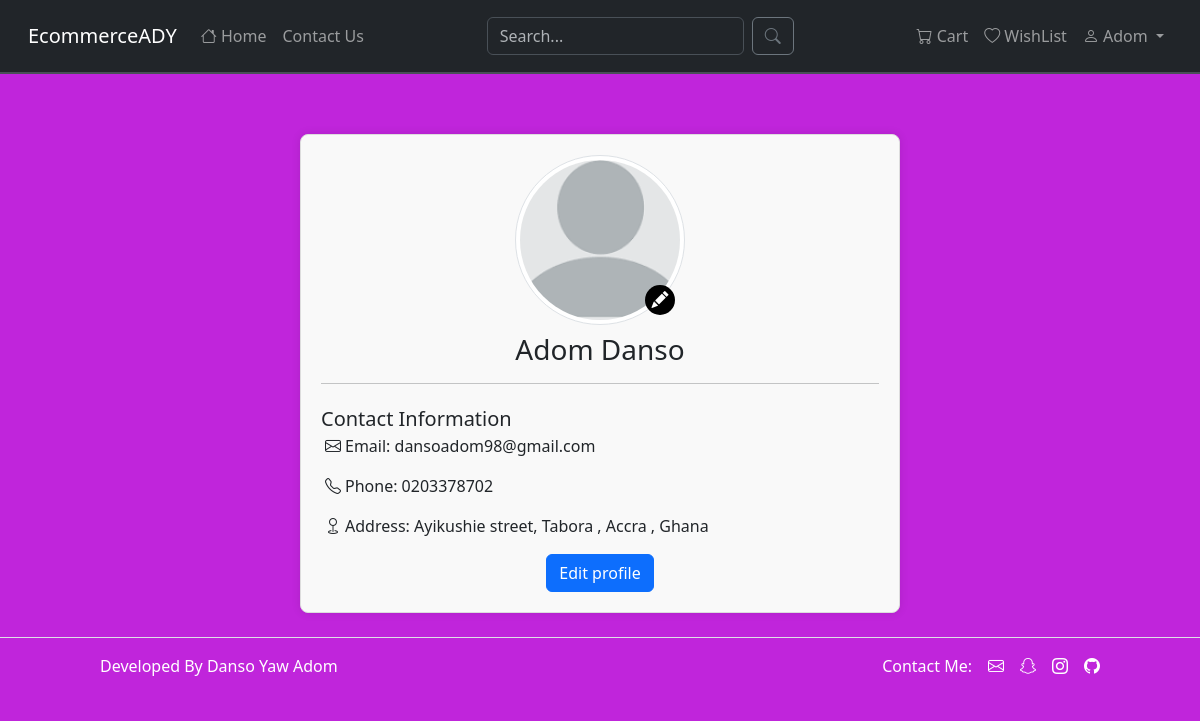
The app's page /profile (signed in) with its own data.
### ecommerce/models.py (models this page shows, shortened)
class User(db.Model, UserMixin):
	id = db.Column(db.Integer, primary_key=True)
	first_name = db.Column(db.String(120), nullable=False)
	last_name = db.Column(db.String(120), nullable=False)
	email = db.Column(db.String(50), unique=True, nullable=False)
	password = db.Column(db.String(120), nullable=False)
	timestamp = db.Column(db.DateTime, default=datetime.utcnow, nullable=False)
	cart = db.relationship('Cart', backref='user', lazy=True)
	wish_list = db.relationship('WishList', backref='user', lazy=True)
	orders = db.relationship('Orders', backref='user', lazy=True)
	role = db.Column(db.String(50), nullable=False, default='normal')
	phone = db.Column(db.String(120), nullable=True)
	address = db.Column(db.String(120), nullable=True)
	address2 = db.Column(db.String(120), nullable=True)
	city = db.Column(db.String(120), nullable=True)
	zip_code = db.Column(db.String(120), nullable=True)
	country = db.Column(db.String(120), nullable=True)

### ecommerce/views.py (the view)
@views.route('/profile')
@login_required
def profile():
    return render_template('views/profile.html')

### ecommerce/__init__.py (called while the page is built)
def create_app():
	app = Flask(__name__)
	app.config.from_object('config.DevelopmentConfig')
	from .admin import MyAdminIndexView
	db.init_app(app)
	login_manager.init_app(app)
	login_manager.login_view = "auth.login"
	login_manager.login_message = "Please login in to continue"
	login_manager.session_protection = "strong"
	admin_panel.init_app(app, index_view=MyAdminIndexView())
	from .views import views
	from .auth import auth
	from .errors import errors
	app.register_blueprint(views, url_prefix='/')
	app.register_blueprint(errors, url_prefix='/')
	app.register_blueprint(auth, url_prefix='/auth')
	from .models import Product, User, Cart, WishList, Orders
	with app.app_context():
	    db.create_all()
	@login_manager.user_loader
	def load_user(user_id):
	    return User.query.get(user_id)
	return app

### ecommerce/views.py (called while the page is built)
@views.app_context_processor
def base():
	cart_no = 0
	if current_user.is_authenticated:
		cart_items = db.session.execute(db.select(Cart).filter(Cart.user_id == current_user.id)).scalars()
		cart_no = len(list(cart_items))
	return dict(cart_no=cart_no)

### ecommerce/templates/views/profile.html (shortened to what this page needs)
{% extends 'views/base.html' %}
{% block content %}
<div class="container">
    <div class="profile-card mt-5">
        <div class="">
            <div class="container-fluid d-flex justify-content-around">
                <div class="profile-image-container positon-relative">
                    <img src="{{ url_for('static', filename='images/no-image.png') }}" class="img-fluid img-thumbnail profile-image" alt="Profile Picture">
                    <form method="POST">
                        <label for="fileInput" class="file-label">
                            <i class="bi bi-pencil-fill"></i>
                        </label>
                    </form>
                </div>
            </div>
            <div class="d-block text-wrap">
                <h3 class="mt-2">{{ current_user.first_name }}{% if current_user.last_name %} {{ current_user.last_name }} {% endif %} </h3>
            </div>
        </div>
        <hr>
        <div class="profile-details text-start">
            <span class="fs-5 fw-medium">Contact Information</span>
            <p><i class="bi bi-envelope mx-1"></i><span>Email: </span><span class="fw-light">{{ current_user.email }}</span></p>
            <p>
                <i class="bi bi-telephone mx-1"></i><span>Phone: </span>
                <span class="fw-light">
                    {% if current_user.phone %}
                        {{ current_user.phone }}
                    {% else %}
                        None
                    {% endif %}
                </span>
            </p>
            <p>
                <i class="bi bi-geo mx-1"></i><span>Address: </span>
                <span class="fw-light">
                    {% if current_user.address %}
                        {{ current_user.address }},
                    {% else %}
                        Address not specified
                    {% endif %}
                    {% if current_user.city %}
                        {{ current_user.city }},
                    {% endif %}
                    {% if current_user.country %}
                        {{ current_user.country }}
                    {% endif %}
                </span>
            </p>
        </div>
        <div>
            <a href="{{ url_for('views.edit_profile') }}" class="btn btn-primary">
                Edit profile
            </a>
        </div>
    </div>
</div>
{% endblock content %}

### ecommerce/templates/views/_navbar.html (shortened to what this page needs)
<div class="navbar navbar-expand-md navbar-dark bg-dark fixed-top p-3 border-bottom border-2">
  <div class="container-fluid">
    <a class="navbar-brand" href="{{ url_for('views.home') }}">EcommerceADY</a>
    <div class="collapse navbar-collapse" id="navbarSupportedContent">
      <ul class="navbar-nav me-auto mb-2 mb-lg-0">
        <li class="nav-item">
          <a class="nav-link" href="{{ url_for('views.home') }}">
            <i class="bi bi-house"></i> Home
          </a>
        </li>
        <li class="nav-item">
          <a class="nav-link" href="#">
            Contact Us
          </a>
        </li>
      </ul>
      <form class="d-flex" method="POST" action="{{ url_for('views.search') }}">
        <input class="form-control me-2" type="text" name="search" placeholder="Search..." aria-label="Search">
        <button class="btn btn-outline-secondary" type="submit">
          <i class="bi bi-search"></i>
        </button>
      </form>
      <ul class="navbar-nav ms-auto mb-2 mb-lg-0">
        {% if current_user.is_authenticated %}
        <li class="nav-item">
          <a class="nav-link" href="{{ url_for('views.cart') }}">
            <i class="bi bi-cart"></i> Cart
          </a>
        </li>
        <li class="nav-item">
          <a class="nav-link" href="{{ url_for('views.wishlist') }}">
            <i class="bi bi-heart"></i> WishList
          </a>
        </li>
        <li class="nav-item dropdown">
          <a class="nav-link dropdown-toggle" href="#" id="navbarDropdown" role="button" data-bs-toggle="dropdown" aria-expanded="false">
            <i class="bi bi-person"></i> {{current_user.first_name}}
          </a>
        </li>
        {% endif %}
      </ul>
    </div>
  </div>
</div>

### ecommerce/static/css/base.css (style rules this page uses)
body { background: #c025db; font-family: 'Segoe UI', Tahoma, Geneva, Verdana, sans-serif; }
.container { text-align: center; }
.profile-card { max-width: 600px; margin: 0 auto; padding: 20px; background-color: #f9f9f9; border: 1px solid #ddd; border-radius: 8px; box-shadow: 0 0 10px rgba(0,0,0,0.1); }
.profile-details { margin-top: 20px; }
.profile-image-container { position: relative; width: 170px; height: 170px; border-radius: 50%; }
.profile-image { width: 100%; height: 100%; border-radius: 50%; object-fit: cover; }
.file-label { position: absolute; bottom: 0; right: 0; width: 30px; height: 30px; padding-top: 2px; border-radius: 50%; font-size: 17px; text-align: center; color: white; background: black; cursor: pointer; margin: 10px; }

### records on screen
User: first_name "Adom", last_name "Danso", email "dansoadom98@gmail.com", phone "0203378702", address "Ayikushie street, Tabora", city "Accra", country "Ghana"
